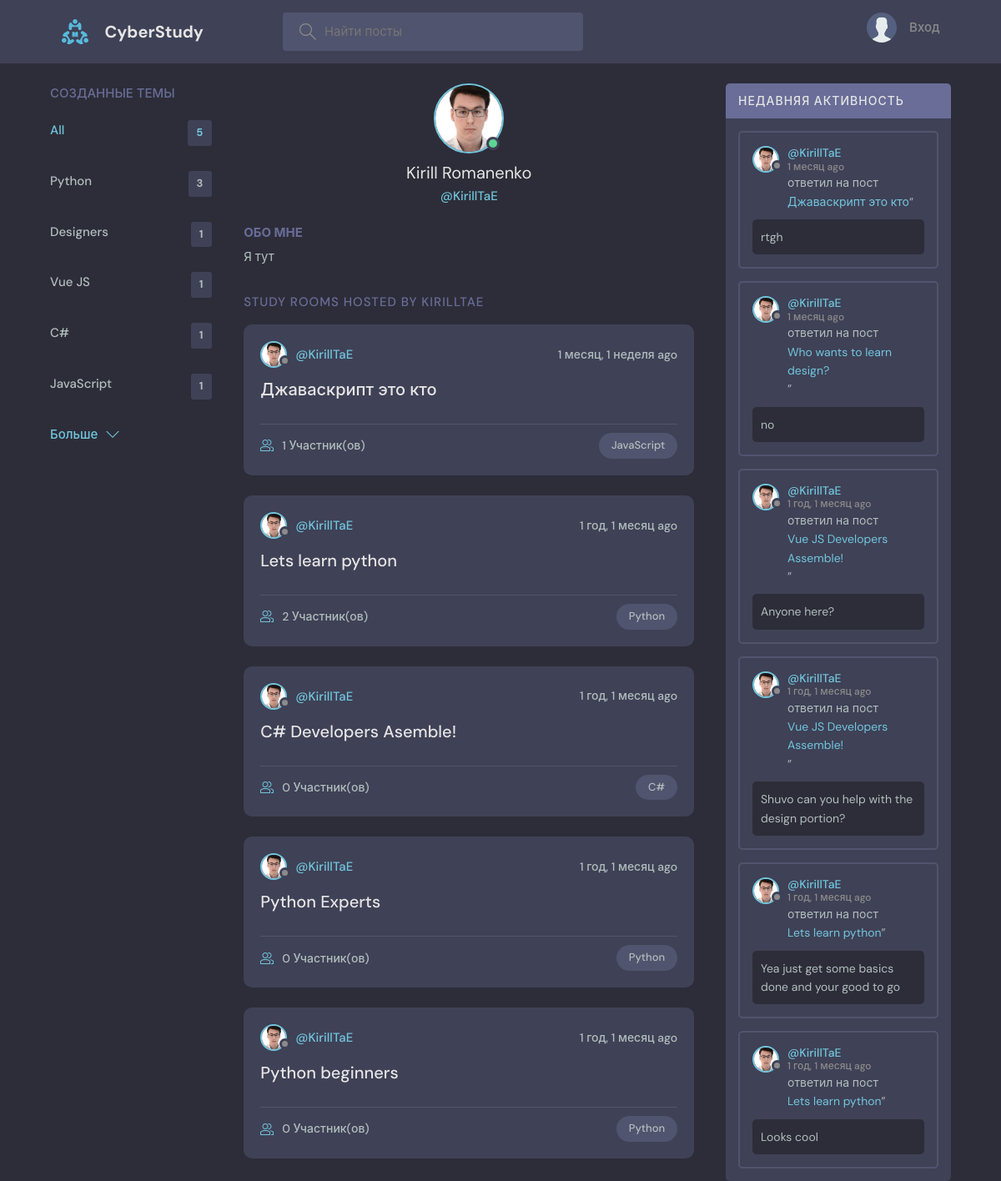
Page /profile/1/ on the committed database.
### base/models.py (models this page shows, shortened)
class Topic(models.Model):
    name = models.CharField(max_length=200)

class User(AbstractUser):
    name = models.CharField(max_length=200, null=True)
    email = models.EmailField(unique=True, null=True)
    bio = models.TextField(null=True)
    avatar = models.ImageField(null=True, default="avatar.svg")
    USERNAME_FIELD = 'email'
    REQUIRED_FIELDS = []

class Room(models.Model):
    host = models.ForeignKey(User, on_delete=models.SET_NULL, null=True)
    topic = models.ForeignKey(Topic, on_delete=models.SET_NULL, null=True)
    name = models.CharField(max_length=200)
    description = models.TextField(null=True, blank=True)
    participants = models.ManyToManyField(
        User, related_name='participants', blank=True)
    updated = models.DateTimeField(auto_now=True)
    created = models.DateTimeField(auto_now_add=True)
    class Meta:
        ordering = ['-updated', '-created']
    def __str__(self):
        return self.name

class Message(models.Model):
    user = models.ForeignKey(User, on_delete=models.CASCADE)
    room = models.ForeignKey(Room, on_delete=models.CASCADE)
    body = models.TextField()
    updated = models.DateTimeField(auto_now=True)
    created = models.DateTimeField(auto_now_add=True)
    class Meta:
        ordering = ['-updated', '-created']

### base/views.py (the view)
# urls.py: path('profile/<str:pk>/', views.userProfile, name="user-profile"),
def userProfile(request, pk):
    user = User.objects.get(id=pk)
    rooms = user.room_set.all()
    room_messages = user.message_set.all()
    topics = Topic.objects.all()
    context = {'user': user, 'rooms': rooms,
               'room_messages': room_messages, 'topics': topics}
    return render(request, 'base/profile.html', context)

### base/templates/base/profile.html (shortened to what this page needs)
{% extends 'main.html' %}
{% block content %}
<main class="profile-page layout layout--3">
  <div class="container">
    {% include 'base/topics_component.html' %}
    <div class="roomList">
      <div class="profile">
        <div class="profile__avatar">
          <div class="avatar avatar--large active">
            <img src="{{user.avatar.url}}" />
          </div>
        </div>
        <div class="profile__info">
          <h3>{{user.name}}</h3>
          <p>@{{user.username}}</p>
        </div>
        <div class="profile__about">
          <h3>Обо мне</h3>
          <p>
            {{user.bio}}
          </p>
        </div>
      </div>
      <div class="roomList__header">
        <div>
          <h2>Study Rooms Hosted by {{user.username}}</a>
          </h2>
        </div>
      </div>
      {% include 'base/feed_component.html' %}
    </div>
    {% include 'base/activity_component.html' %}
  </div>
</main>
{% endblock content %}

### templates/main.html (shortened to what this page needs)
<!DOCTYPE html>
{% load static %}
<html lang="en">
<head>
    <link rel="stylesheet" href="{% static 'styles/style.css' %}" />
</head>
<body>
    {% include 'navbar.html' %}
    {% block content %}
    {% endblock %}
</body>
</html>

### templates/navbar.html (shortened to what this page needs)
{% load static %}
<header class="header header--loggedIn">
    <div class="container">
        <a href="{% url 'home' %}" class="header__logo">
            <img src="{% static 'images/logo.svg' %}" />
            <h1>CyberStudy</h1>
        </a>
        <form class="header__search" method="GET" action="{% url 'home' %}">
            <label>
                <input name="q" placeholder="Найти посты" />
            </label>
        </form>
        <nav class="header__menu">
            {% if request.user.is_authenticated %}
            <div class="header__user">
                <a href="{% url 'update-user' %}">
                    <div class="avatar avatar--medium active">
                        <img src="{{request.user.avatar.url}}" />
                    </div>
                    <p>{{request.user.username}} <span>@{{request.user.username}}</span></p>
                </a>
                <button class="dropdown-button">
                    <svg version="1.1" xmlns="http://www.w3.org/2000/svg" width="32" height="32" viewBox="0 0 32 32">
                        <title></title>
                        <path d="M16 21l-13-13h-3l16 16 16-16h-3l-13 13z"></path>
                    </svg>
                </button>
            </div>
            {% else %}
            <a href="{% url 'login' %}">
                <img src="{% static 'images/avatar.svg' %}" />
                <p>Вход</p>
            </a>
            {% endif %}
        </nav>
    </div>
</header>

### base/templates/base/topics_component.html
<div class="topics">
    <div class="topics__header">
        <h2>Созданные темы</h2>
    </div>
    <ul class="topics__list">
        <li>
            <a href="{% url 'home' %}" class="active">All <span>{{topics.count}}</span></a>
        </li>
        {% for topic in topics %}
        <li>
            <a href="{% url 'home' %}?q={{topic.name}}">{{topic.name}}<span>{{topic.room_set.all.count}}</span></a>
        </li>
        {% endfor %}
    </ul>
    <a class="btn btn--link" href="{% url 'topics' %}">
        Больше
        <svg version="1.1" xmlns="http://www.w3.org/2000/svg" width="32" height="32" viewBox="0 0 32 32">
            <title>Открыть</title>
            <path d="M16 21l-13-13h-3l16 16 16-16h-3l-13 13z"></path>
        </svg>
    </a>
</div>

### base/templates/base/feed_component.html (shortened to what this page needs)
{% for room in rooms %}
<div class="roomListRoom">
    <div class="roomListRoom__header">
        <a href="{% url 'user-profile' room.host.id %}" class="roomListRoom__author">
            <div class="avatar avatar--small">
                <img src="{{room.host.avatar.url}}" />
            </div>
            <span>@{{room.host.username}}</span>
        </a>
        <div class="roomListRoom__actions">
            <span>{{room.created|timesince}} ago</span>
        </div>
    </div>
    <div class="roomListRoom__content">
        <a href="{% url 'room' room.id %}">{{room.name}}</a>
    </div>
    <div class="roomListRoom__meta">
        <a href="{% url 'room' room.id %}" class="roomListRoom__joined">
            {{room.participants.all.count}} Участник(ов)
        </a>
        <p class="roomListRoom__topic">{{room.topic.name}}</p>
    </div>
</div>
{% endfor %}

### base/templates/base/activity_component.html (shortened to what this page needs)
<div class="activities">
    <div class="activities__header">
        <h2>Недавняя активность</h2>
    </div>
    {% for message in room_messages %}
    <div class="activities__box">
        <div class="activities__boxHeader roomListRoom__header">
            <a href="{% url 'user-profile' message.user.id %}" class="roomListRoom__author">
                <div class="avatar avatar--small">
                    <img src="{{message.user.avatar.url}}" />
                </div>
                <p>
                    @{{message.user.username}}
                    <span>{{message.created|timesince}} ago</span>
                </p>
            </a>
        </div>
        <div class="activities__boxContent">
            <p>ответил на пост<a href="{% url 'room' message.room.id %}">{{message.room}}</a>”</p>
            <div class="activities__boxRoomContent">{{message.body}}</div>
        </div>
    </div>
    {% endfor %}
</div>

### rows in the picture
Topic: name "Python", room_set.all.count "3"
Topic: name "Designers", room_set.all.count "1"
Topic: name "Vue JS", room_set.all.count "1"
Topic: name "C#", room_set.all.count "1"
Topic: name "JavaScript", room_set.all.count "1"
User: avatar (picture), name "Kirill Romanenko", username "KirillTaE", bio "Я тут", username "KIRILLTAE"
Room: host.avatar (picture), host.username "KirillTaE", created "1 месяц, 1 неделя", name "Джаваскрипт это кто", participants.all.count "1", topic.name "JavaScript"
Room: host.avatar (picture), host.username "KirillTaE", created "1 год, 1 месяц", name "Lets learn python", participants.all.count "2", topic.name "Python"
Room: host.avatar (picture), host.username "KirillTaE", created "1 год, 1 месяц", name "C# Developers Asemble!", participants.all.count "0", topic.name "C#"
Room: host.avatar (picture), host.username "KirillTaE", created "1 год, 1 месяц", name "Python Experts", participants.all.count "0", topic.name "Python"
Room: host.avatar (picture), host.username "KirillTaE", created "1 год, 1 месяц", name "Python beginners", participants.all.count "0", topic.name "Python"
Message: user.avatar (picture), user.username "KirillTaE", created "1 месяц", room "Джаваскрипт это кто", body "rtgh"
Message: user.avatar (picture), user.username "KirillTaE", created "1 месяц", room "Who wants to learn design?", body "no"
Message: user.avatar (picture), user.username "KirillTaE", created "1 год, 1 месяц", room "Vue JS Developers Assemble!", body "Anyone here?"
Message: user.avatar (picture), user.username "KirillTaE", created "1 год, 1 месяц", room "Vue JS Developers Assemble!", body "Shuvo can you help with the design portion?"
Message: user.avatar (picture), user.username "KirillTaE", created "1 год, 1 месяц", room "Lets learn python", body "Yea just get some basics done and your good to go"
Message: user.avatar (picture), user.username "KirillTaE", created "1 год, 1 месяц", room "Lets learn python", body "Looks cool"

### other values in the picture
{{ topics.count }} "5"
